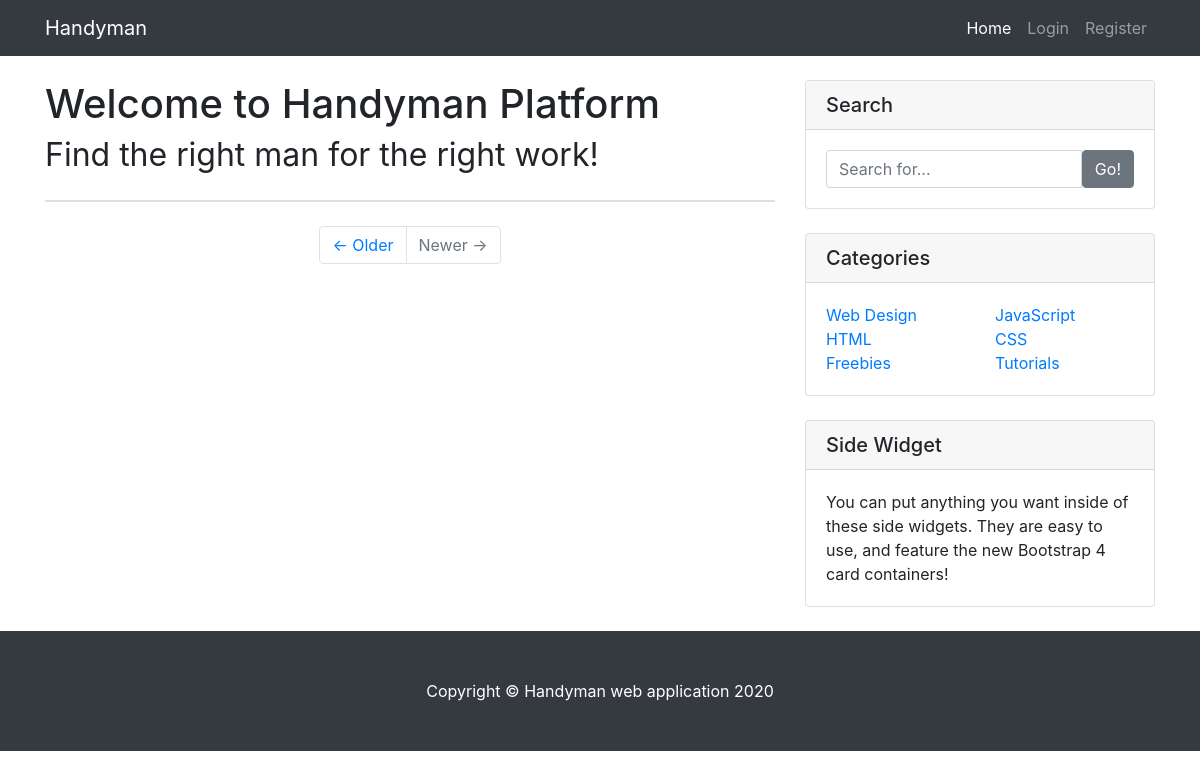
The app's page /, older data.
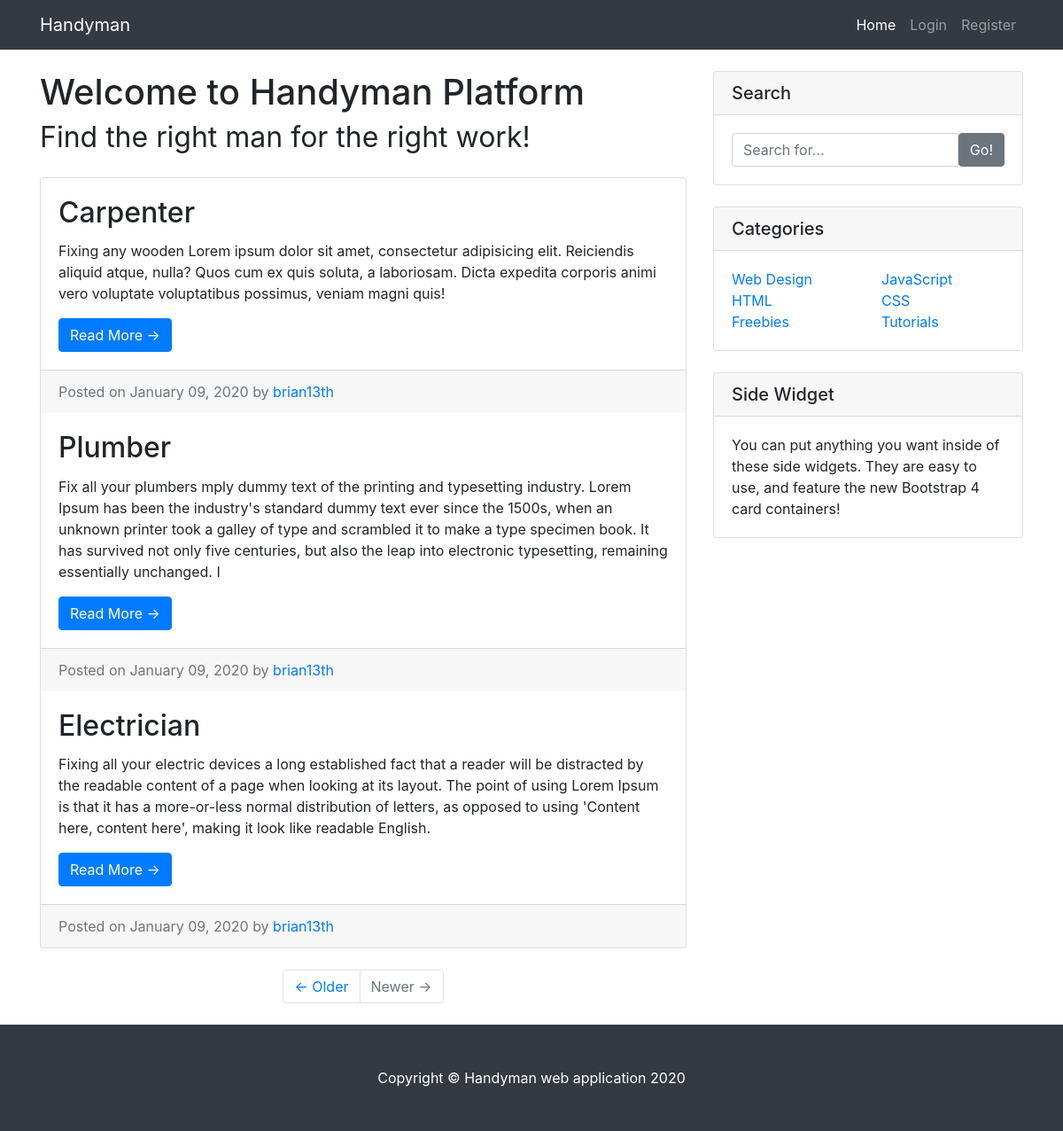
The same page, newer data.
### main/models.py (models this page shows, shortened)
class Post(models.Model):
    title = models.CharField(max_length=200)
    context = models.CharField(max_length=500)
    date_posted = models.DateTimeField(default=timezone.now)
    author = models.ForeignKey(User , on_delete=models.CASCADE)

### main/views.py (the view)
# urls.py: path('', PostListView.as_view(), name='main-view'),
class PostListView(ListView):
    model = Post

### main/templates/main/post_list.html
{% extends "main/base.html" %}
{% block content %}
  <div class="card mb-4">
    {% for post in object_list %}
      <div class="card-body">
        <h2 class="card-title">{{ post.title }}</h2>
        <p class="card-text">{{ post.context }}</p>
        <a href="#" class="btn btn-primary">Read More &rarr;</a>
      </div>
      <div class="card-footer text-muted">
        Posted on {{ post.date_posted| date:"F d, Y" }} by
        <a href="#">{{ post.author }}</a>
      </div>
    {% endfor %}
  </div>
{% endblock %}
{% block pagination %}
  <ul class="pagination justify-content-center mb-4">
    <li class="page-item">
      <a class="page-link" href="#">&larr; Older</a>
    </li>
    <li class="page-item disabled">
      <a class="page-link" href="#">Newer &rarr;</a>
    </li>
  </ul>
{% endblock %}

### main/templates/main/base.html (shortened to what this page needs)
{% load static %}
<!DOCTYPE html>
<html lang="en">
<head>
  <link href="{% static 'main/vendor/bootstrap/css/bootstrap.min.css' %}" rel="stylesheet">
  <link href="{% static 'main/css/blog-home.css' %}" rel="stylesheet">
</head>
<body>
  {% include "main/includes/navigation.html" %}
  <div class="container">
    <div class="row">
      <div class="col-md-8">
        <h1 class="my-4">Welcome to Handyman Platform
          <div><small>Find the right man for the right work!</small></div>
        </h1>
        {% block content %}
        {% endblock %}
        {% block pagination %}
        {% endblock %}
      </div>
{% include "main/includes/sidewidgets.html" %}
    </div>
  </div>
{% include "main/includes/footer.html" %}
</body>
</html>

### main/templates/main/includes/navigation.html (shortened to what this page needs)
<nav class="navbar navbar-expand-lg navbar-dark bg-dark fixed-top">
  <div class="container">
    <a class="navbar-brand" href="{% url 'main-view' %}">Handyman</a>
    <div class="collapse navbar-collapse" id="navbarResponsive">
      <ul class="navbar-nav ml-auto">
        <li class="nav-item active">
          <a class="nav-link" href="{% url 'main-view' %}">Home
          </a>
        </li>
        {% if user.is_authenticated %}
            <li class="nav-item">
              <a class="nav-link" href="{% url 'users-profile' %}">{{ user.username }}</a>
            </li>
            <li class="nav-item">
              <a class="nav-link" href="{% url 'users-logout' %}">Logout</a>
            </li>
        {% else %}
            <li class="nav-item">
              <a class="nav-link" href="{% url 'users-login' %}">Login</a>
            </li>
            <li class="nav-item">
              <a class="nav-link" href="{% url 'users-register' %}">Register</a>
            </li>
        {% endif %}
      </ul>
    </div>
  </div>
</nav>

### main/templates/main/includes/sidewidgets.html
<div class="col-md-4">
  <div class="card my-4">
    <h5 class="card-header">Search</h5>
    <div class="card-body">
      <div class="input-group">
        <input type="text" class="form-control" placeholder="Search for...">
        <span class="input-group-btn">
          <button class="btn btn-secondary" type="button">Go!</button>
        </span>
      </div>
    </div>
  </div>
  <div class="card my-4">
    <h5 class="card-header">Categories</h5>
    <div class="card-body">
      <div class="row">
        <div class="col-lg-6">
          <ul class="list-unstyled mb-0">
            <li>
              <a href="#">Web Design</a>
            </li>
            <li>
              <a href="#">HTML</a>
            </li>
            <li>
              <a href="#">Freebies</a>
            </li>
          </ul>
        </div>
        <div class="col-lg-6">
          <ul class="list-unstyled mb-0">
            <li>
              <a href="#">JavaScript</a>
            </li>
            <li>
              <a href="#">CSS</a>
            </li>
            <li>
              <a href="#">Tutorials</a>
            </li>
          </ul>
        </div>
      </div>
    </div>
  </div>
  <div class="card my-4">
    <h5 class="card-header">Side Widget</h5>
    <div class="card-body">
      You can put anything you want inside of these side widgets. They are easy to use, and feature the new Bootstrap 4 card containers!
    </div>
  </div>
</div>

### main/templates/main/includes/footer.html
<footer class="py-5 bg-dark">
  <div class="container">
    <p class="m-0 text-center text-white">Copyright &copy; Handyman web application 2020</p>
  </div>
</footer>

### main/static/main/css/blog-home.css (style rules this page uses)
body { padding-top: 56px; }

Row changes from the older to the newer data that the page shows:
added Post: title "Carpenter", context "Fixing any wooden Lorem ipsum dolor sit amet, consectetur adipisicing elit. Reiciendis aliquid atque, nulla? Quos cum ex quis soluta, a laboriosam. Dicta expedita corporis animi vero voluptate voluptatibus possimus, veniam magni quis!", date_posted "January 09, 2020", author "brian13th"
added Post: title "Plumber", context "Fix all your plumbers mply dummy text of the printing and typesetting industry. Lorem Ipsum has been the industry's standard dummy text ever since the 1500s, when an unknown printer took a galley of type and scrambled it to make a type specimen book. It has survived not only five centuries, but also the leap into electronic typesetting, remaining essentially unchanged. I", date_posted "January 09, 2020", author "brian13th"
added Post: title "Electrician", context "Fixing all your electric devices a long established fact that a reader will be distracted by the readable content of a page when looking at its layout. The point of using Lorem Ipsum is that it has a more-or-less normal distribution of letters, as opposed to using 'Content here, content here', making it look like readable English.", date_posted "January 09, 2020", author "brian13th"
